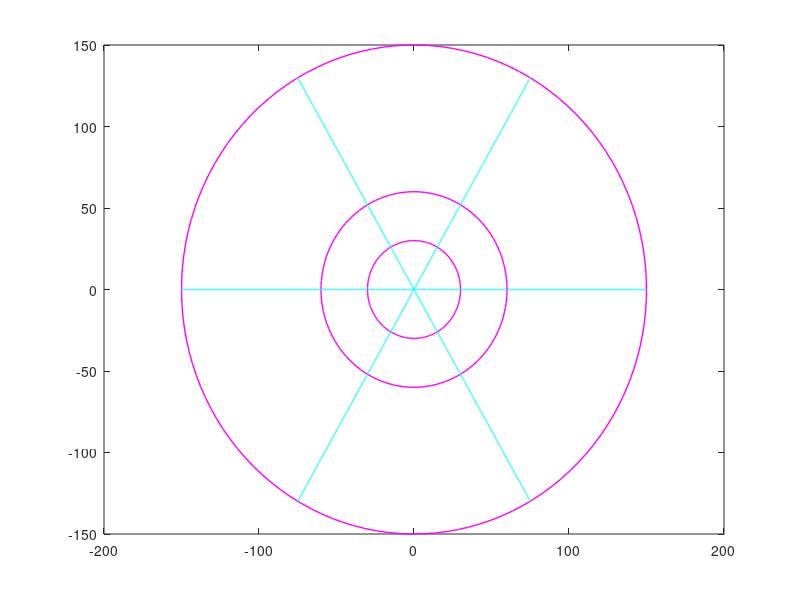

Write MATLAB code to recreate this figure. (Note: this script raises an error after producing the figure.)
function [] = draw()
    drawCircle(30);
    hold on;
    drawCircle(60);
    drawCircle(150);
    drawLine(0,150);
    drawLine(60,150);
    drawLine(120,150);
    drawLine(180,150);
    drawLine(240,150);
    drawLine(300,150);
    [staticCustomer, dynamicCustomer, store] = readxml();
    for i = 1:length(staticCustomer)
        x = staticCustomer(i).cx;
        y = staticCustomer(i).cy;
        plot(x, y, 'r*');
    end
    for i = 1:length(dynamicCustomer)
        x = dynamicCustomer(i).cx;
        y = dynamicCustomer(i).cy;
        plot(x, y, 'kv');
    end
    for i = 1:length(store)
        x = store(i).cx;
        y = store(i).cy;
        plot(x, y, 'gd');
    end
    hold off;
    axis([-150, 150, -150, 150]);
end

function [] = drawCircle(r)  
    theta=0:0.05:(2*pi+0.05);  
    Circle1=r*cos(theta);  
    Circle2=r*sin(theta);  
    c=[123,14,52];  
    plot(Circle1,Circle2,'m','linewidth',1);   
end  

function [] = drawLine(theta, r)
    % ?(0, 0)????theta?????????r???
    % theta??
    theta = 2*pi*theta/360;
    delta_r = 0:0.1:(r+0.1);
    x = delta_r * cos(theta);
    y = delta_r * sin(theta);
    plot(x, y, 'c', 'linewidth', 1);
end

